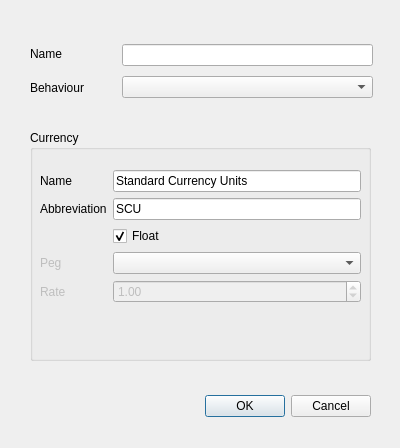
<?xml version="1.0" encoding="UTF-8"?>
<ui version="4.0">
 <class>CreateDomainDlg</class>
 <widget class="QDialog" name="CreateDomainDlg">
  <property name="geometry">
   <rect>
    <x>0</x>
    <y>0</y>
    <width>400</width>
    <height>448</height>
   </rect>
  </property>
  <property name="windowTitle">
   <string>Create New Domain</string>
  </property>
  <widget class="QDialogButtonBox" name="buttonBox">
   <property name="enabled">
    <bool>true</bool>
   </property>
   <property name="geometry">
    <rect>
     <x>30</x>
     <y>390</y>
     <width>341</width>
     <height>32</height>
    </rect>
   </property>
   <property name="orientation">
    <enum>Qt::Horizontal</enum>
   </property>
   <property name="standardButtons">
    <set>QDialogButtonBox::Cancel|QDialogButtonBox::Ok</set>
   </property>
  </widget>
  <widget class="QGroupBox" name="groupBox">
   <property name="enabled">
    <bool>true</bool>
   </property>
   <property name="geometry">
    <rect>
     <x>30</x>
     <y>130</y>
     <width>341</width>
     <height>231</height>
    </rect>
   </property>
   <property name="font">
    <font>
     <bold>false</bold>
    </font>
   </property>
   <property name="title">
    <string>Currency</string>
   </property>
   <widget class="QWidget" name="layoutWidget">
    <property name="geometry">
     <rect>
      <x>10</x>
      <y>40</y>
      <width>321</width>
      <height>191</height>
     </rect>
    </property>
    <layout class="QFormLayout" name="formLayout">
     <item row="0" column="0">
      <widget class="QLabel" name="label_2">
       <property name="text">
        <string>Name</string>
       </property>
      </widget>
     </item>
     <item row="0" column="1">
      <widget class="QLineEdit" name="leCurrencyName">
       <property name="text">
        <string>Standard Currency Units</string>
       </property>
      </widget>
     </item>
     <item row="1" column="0">
      <widget class="QLabel" name="label_5">
       <property name="text">
        <string>Abbreviation</string>
       </property>
      </widget>
     </item>
     <item row="1" column="1">
      <widget class="QLineEdit" name="leAbbrev">
       <property name="text">
        <string>SCU</string>
       </property>
      </widget>
     </item>
     <item row="3" column="0">
      <widget class="QLabel" name="label_3">
       <property name="enabled">
        <bool>false</bool>
       </property>
       <property name="text">
        <string>Peg</string>
       </property>
      </widget>
     </item>
     <item row="3" column="1">
      <widget class="QComboBox" name="cbPeg">
       <property name="enabled">
        <bool>true</bool>
       </property>
      </widget>
     </item>
     <item row="4" column="0">
      <widget class="QLabel" name="label_4">
       <property name="enabled">
        <bool>false</bool>
       </property>
       <property name="text">
        <string>Rate</string>
       </property>
      </widget>
     </item>
     <item row="4" column="1">
      <widget class="QDoubleSpinBox" name="sbRate">
       <property name="enabled">
        <bool>false</bool>
       </property>
       <property name="value">
        <double>1.000000000000000</double>
       </property>
      </widget>
     </item>
     <item row="2" column="1">
      <widget class="QCheckBox" name="cbxFloat">
       <property name="text">
        <string>Float</string>
       </property>
       <property name="checked">
        <bool>true</bool>
       </property>
      </widget>
     </item>
    </layout>
   </widget>
  </widget>
  <widget class="QWidget" name="layoutWidget">
   <property name="geometry">
    <rect>
     <x>122</x>
     <y>40</y>
     <width>251</width>
     <height>62</height>
    </rect>
   </property>
   <layout class="QVBoxLayout" name="verticalLayout">
    <item>
     <widget class="QLineEdit" name="leDomainName"/>
    </item>
    <item>
     <widget class="QComboBox" name="cbBehaviour">
      <property name="editable">
       <bool>false</bool>
      </property>
      <property name="currentText">
       <string/>
      </property>
      <property name="currentIndex">
       <number>-1</number>
      </property>
     </widget>
    </item>
   </layout>
  </widget>
  <widget class="QWidget" name="layoutWidget">
   <property name="geometry">
    <rect>
     <x>30</x>
     <y>40</y>
     <width>62</width>
     <height>61</height>
    </rect>
   </property>
   <layout class="QVBoxLayout" name="verticalLayout_2">
    <item>
     <widget class="QLabel" name="label">
      <property name="text">
       <string>Name</string>
      </property>
     </widget>
    </item>
    <item>
     <widget class="QLabel" name="label_6">
      <property name="text">
       <string>Behaviour</string>
      </property>
     </widget>
    </item>
   </layout>
  </widget>
 </widget>
 <resources/>
 <connections>
  <connection>
   <sender>buttonBox</sender>
   <signal>accepted()</signal>
   <receiver>CreateDomainDlg</receiver>
   <slot>accept()</slot>
   <hints>
    <hint type="sourcelabel">
     <x>248</x>
     <y>254</y>
    </hint>
    <hint type="destinationlabel">
     <x>157</x>
     <y>274</y>
    </hint>
   </hints>
  </connection>
  <connection>
   <sender>buttonBox</sender>
   <signal>rejected()</signal>
   <receiver>CreateDomainDlg</receiver>
   <slot>reject()</slot>
   <hints>
    <hint type="sourcelabel">
     <x>316</x>
     <y>260</y>
    </hint>
    <hint type="destinationlabel">
     <x>286</x>
     <y>274</y>
    </hint>
   </hints>
  </connection>
 </connections>
</ui>
